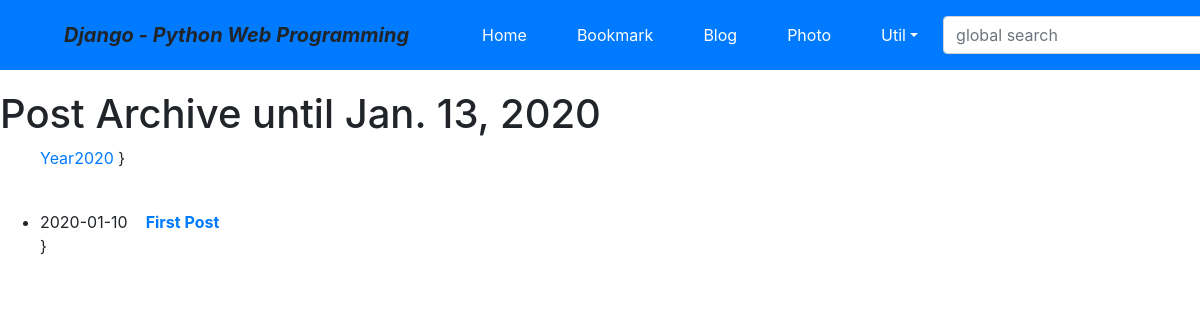
/blog/archive/, run on an earlier commit of the app's database.
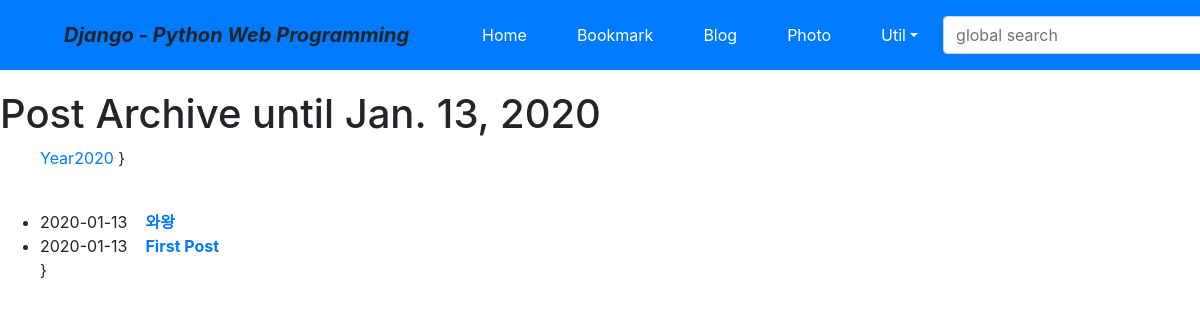
And on a later commit of the database.
### blog/models.py (models this page shows, shortened)
class Post(models.Model):
    title = models.CharField(verbose_name='TITLE', max_length=50)
    slug = models.SlugField('SLUG', unique=True, allow_unicode=True, help_text='one word for title alias.')
    description = models.CharField('DESCRIPTION', max_length=100, blank=True, help_text='simple description text.')
    content = models.TextField('CONTENT')
    create_dt = models.DateTimeField('CREATE DATE', auto_now_add=True)
    modify_dt = models.DateTimeField('MODIFY DATE', auto_now=True)
    tags = TaggableManager(blank=True)
    class Meta:
        verbose_name = 'post'
        verbose_name_plural = 'posts'
        db_table = 'blog_posts'
        ordering = ('-modify_dt',)
    def get_absolute_url(self):
        return reverse('blog:post_detail', args=(self.slug,))

### blog/views.py (the view)
# urls.py: path('archive/', views.PostAV.as_view(), name='post_archive'),
class PostAV(ArchiveIndexView):
    model = Post
    date_field = 'modify_dt'

### blog/templates/blog/post_archive.html (shortened to what this page needs)
{% extends "base.html" %}
{% block content %}
<h1>Post Archive until {% now "N d, Y" %}</h1>
<ul>
    {% for date in date_list %}
    <li style="display: inline;">
        <a href="{% url 'blog:post_year_archive' date|date:'Y' %}">Year{{ date|date:"Y"}}</a>
    </li>
    {% endfor %}}
</ul>
<br/>
<div>
    <ul>
        {% for post in object_list %}
        <li>
            {{ post.modify_dt|date:"Y-m-d" }}&nbsp;&nbsp;&nbsp;
            <a href="{{ post.get_absolute_url }}"><strong>{{ post.title}}</strong></a>
        </li>
        {% endfor %}}
    </ul>
</div>
{% endblock %}}

What changed in the data, as far as the page shows it:
added Post: modify_dt "2020-01-13", title "와왕"
changed Post "First Post": modify_dt "2020-01-10" → "2020-01-13"
